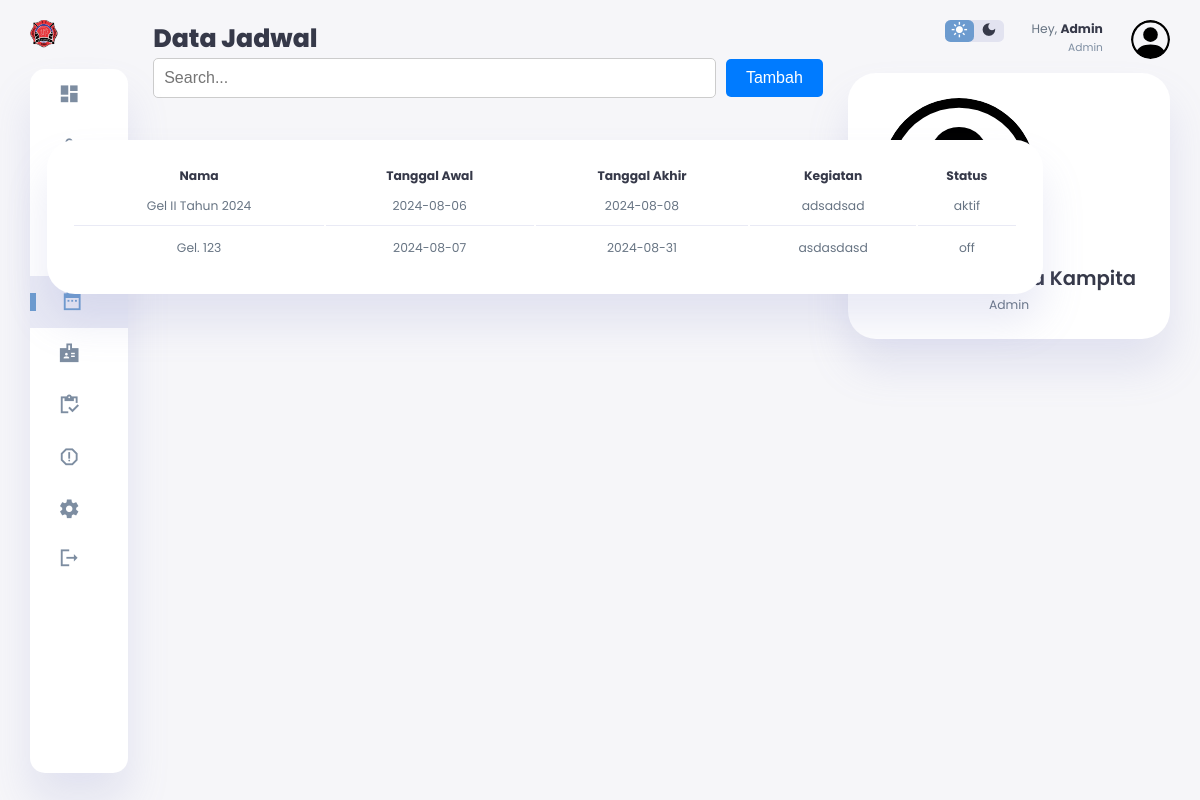
Screenshot of /admin/jadwal.php (signed in) with the database file from the repository.
### tables this page shows
CREATE TABLE `jadwal` (
  `idJadwal` int NOT NULL,
  `nmJadwal` varchar(255) NOT NULL,
  `tglAwal` date NOT NULL,
  `tglAkhir` date NOT NULL,
  `kegiatan` varchar(255) NOT NULL,
  `statusJadwal` varchar(10) NOT NULL
);

### admin/jadwal.php (the view, shortened to what this page needs)
<?php
include '../config.php';
$sql = "SELECT * FROM jadwal";
$stmt = $conn->prepare($sql);
if ($stmt) {
    $stmt->execute();
    $result = $stmt->get_result();
    $data = $result->fetch_all(MYSQLI_ASSOC);
} else {
    die("Error preparing statement: " . $conn->error);
}
?>
<!DOCTYPE html>
<html lang="en">
<head>
    <link rel="stylesheet" href="../asset/style.css">
</head>
<body>
    <div class="container">
        <aside>
            <div class="toggle">
                <div class="logo">
                    <img src="../asset/images/13.png">
                </div>
            </div>
            <div class="sidebar">
                <a href="index.php">
                    <span class="material-icons-sharp">
                    </span>
                </a>
                <a href="user.php">
                </a>
                <a href="peserta.php">
                </a>
                <a href="#">
                </a>
                <a href="jadwal.php" class="active">
                    <span class="material-icons-sharp">
                    </span>
                </a>
                <a href="karyawan.php">
                    <span class="material-icons-sharp">
                    </span>
                </a>
                <a href="paket.php">
                    <span class="material-icons-sharp">
                    </span>
                </a>
                <a href="laporan.php">
                    <span class="material-icons-sharp">
                    </span>
                </a>
                <a href="#">
                    <span class="material-icons-sharp">
                    </span>
                </a>
                <a href="../logout.php">
                    <span class="material-icons-sharp">
                    </span>
                </a>
            </div>
        </aside>
        <main>
            <h1>Data Jadwal</h1>
            <div class="search-box">
                <input type="text" id="search-input" placeholder="Search...">
                <button id="jadwal-btn" onclick="window.location.href='create_jadwal.php'">Tambah</button>
            </div>
            <div class="recent-orders">
                <table>
                    <thead>
                        <tr>
                            <th>Nama</th>
                            <th>Tanggal Awal</th>
                            <th>Tanggal Akhir</th>
                            <th>Kegiatan</th>
                            <th>Status</th>
                        </tr>
                    </thead>
                    <tbody>
                    <?php foreach($data as $dt) : ?>
                    <tr>
                        <td> <?= $dt['nmJadwal']; ?> </td>
                        <td> <?= $dt['tglAwal']; ?> </td>
                        <td> <?= $dt['tglAkhir']; ?> </td>
                        <td> <?= $dt['kegiatan']; ?> </td>
                        <td> <?= $dt['statusJadwal']; ?> </td>
                    </tr>
                    <?php endforeach ?>
                    </tbody>
                </table>
            </div>
        </main>
        <div class="right-section">
            <div class="nav">
                <div class="dark-mode">
                    <span class="material-icons-sharp active">
                    </span>
                    <span class="material-icons-sharp">
                    </span>
                </div>
                <div class="profile">
                    <div class="info">
                        <p>Hey, <b>Admin</b></p>
                        <small class="text-muted">Admin</small>
                    </div>
                    <div class="profile-photo">
                        <img src="../asset/images/person-circle.svg">
                    </div>
                </div>
            </div>
            <div class="user-profile">
                <div class="logo">
                    <h2>PT. Nutrido Nusa Kampita</h2>
                    <p>Admin</p>
                </div>
            </div>
        </div>
    </div>
</body>
</html>

### admin/jadwal.php (style rules this page uses)
.search-box { display: flex; align-items: center; gap: 10px; }
#search-input { padding: 10px; font-size: 16px; border: 1px solid #ccc; border-radius: 5px; flex: 1; }
#jadwal-btn { padding: 10px 20px; font-size: 16px; border: none; border-radius: 5px; background-color: #007bff; color: white; cursor: pointer; }

### rows the page displays
jadwal: nmJadwal "Gel II Tahun 2024", tglAwal "2024-08-06", tglAkhir "2024-08-08", kegiatan "adsadsad", statusJadwal "aktif"
jadwal: nmJadwal "Gel. 123", tglAwal "2024-08-07", tglAkhir "2024-08-31", kegiatan "asdasdasd", statusJadwal "off"
